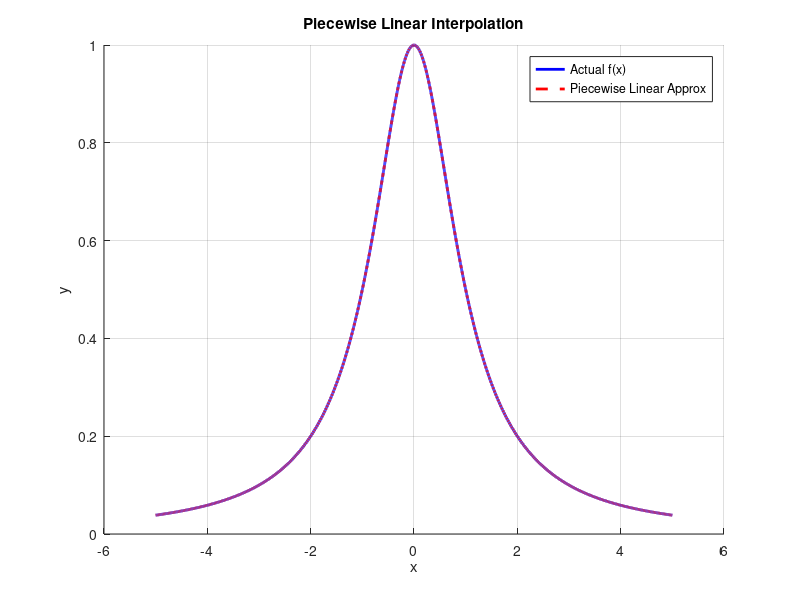
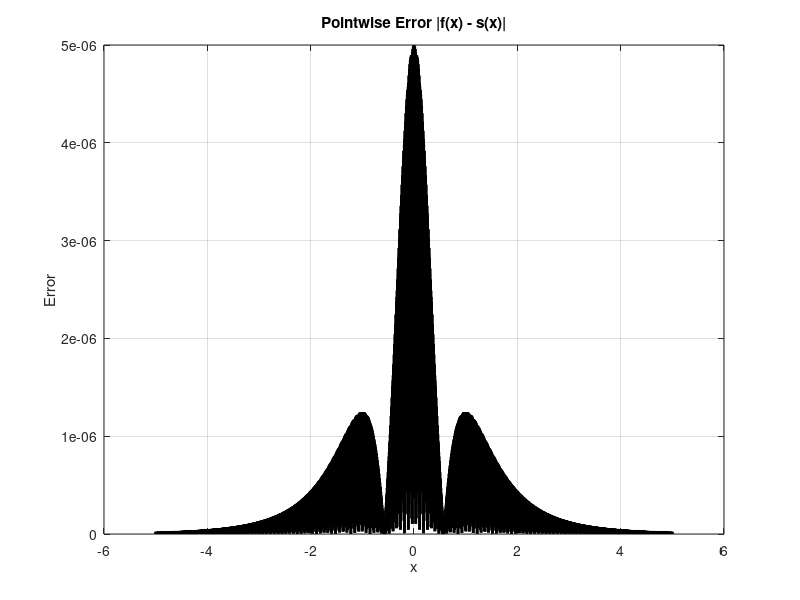

MATLAB code for these plots, in order:
format long;
clc; clear all;

tic;
%% Test Function
%% Since we need to evaluate function at various points
%% we use vectorization (element wise operations)
f = @(x) 1./(1+x.^2);

%% Defining the Interval
a = -5;
b = 5;

%% Number of Subintervals
n = 2237;
h = (b - a) / n; %% Step Size

%% Choosing Uniformly Spaces n+1 points in the interval [a,b]
x = linspace(a, b, n+1);

%% Calculate functional values at these points = ai's
ai = f(x);

%% Initializing array for bi's
bi = zeros(1, n);

%% Calculating bi's
for i = 1 : n 
    bi(i) = (ai(i+1) - ai(i)) / h;
end

toc;

%% Plotting
figure;
hold on;

%% Choosing Dense points (say 10000)
test_points = linspace(a, b, 10000);
functional_value = f(test_points);

%% Approx values
approx_value = zeros(size(test_points));

for j = 1:length(test_points)
    
    % Finding the subinterval
    i = floor((test_points(j) - a)/h) + 1;
    if i > n
        i = n;
    end
    
    % Piecewise linear formula
    approx_value(j) = ai(i) + bi(i)*(test_points(j) - x(i));
end

%% Plot comparison
plot(test_points, functional_value, 'b', 'LineWidth', 2);
plot(test_points, approx_value, 'r--', 'LineWidth', 2);

legend('Actual f(x)', 'Piecewise Linear Approx');
title('Piecewise Linear Interpolation');
xlabel('x'); ylabel('y');
grid on;

%% Error
max_error = max(abs(functional_value - approx_value));
disp(['Maximum Error = ', num2str(max_error)]);

%% Error plot (pointwise error)
error_values = abs(functional_value - approx_value);

figure;
plot(test_points, error_values, 'k', 'LineWidth', 2);

title('Pointwise Error |f(x) - s(x)|');
xlabel('x'); ylabel('Error');
grid on;
